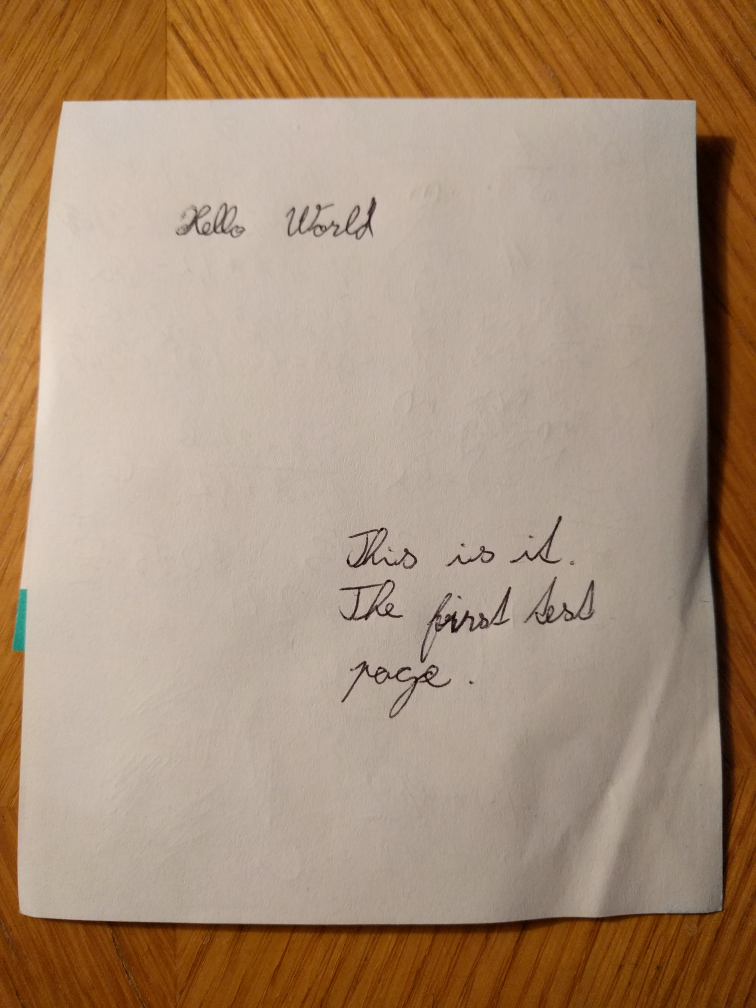
#> input picture data/pages/page01.jpg, 3024 x 4032 px, given in place of page09.jpg, which was not available (shown at 1/4 size)
$ jupyter execute --allow-errors word_detection.ipynb   (shell and % lines are left out)   (older library calls are emulated)   (text cells are left out)
#> lines starting #> are read from the running program, lines starting #| are printed output that depends on the picture; after the words box and inside, x2 and y2 are one past the last pixel; in counts of white or black regions, pixels touching at a corner belong together; pictures that were not available may be replaced by others from this repository, and a replacement may not be noted
[cell 1]
import sys
import numpy as np
import pandas as pd
import matplotlib.pyplot as plt
import cv2

sys.path.append('../src')
from ocr.helpers import implt, resize, ratio
from ocr import page

plt.rcParams['figure.figsize'] = (15.0, 10.0)

[cell 2]
IMG = "page09"    # Image name/number

[cell 3]
# Loading image (converting to RGB)
image = cv2.cvtColor(cv2.imread("../data/pages/%s.jpg" % IMG), cv2.COLOR_BGR2RGB)
#> (the rest of this cell did not finish here and is left out)

[cell 4]
def sobel(channel):
    """ The Sobel Operator"""
    sobelX = cv2.Sobel(channel, cv2.CV_16S, 1, 0)
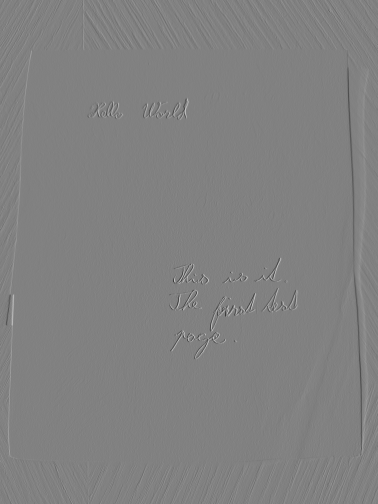
#> sobelX: shape (4032, 3024) int16 (shown at 1/8 size); min -273, max 265, mean -0.1; drawn with min black and max white
    sobelY = cv2.Sobel(channel, cv2.CV_16S, 0, 1)
    # Combine x, y gradient magnitudes sqrt(x^2 + y^2)
    sobel = np.hypot(sobelX, sobelY)
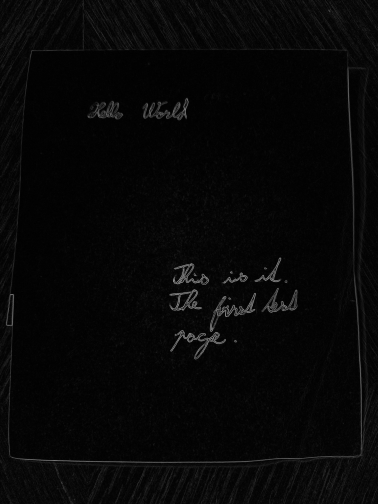
#> sobel: shape (4032, 3024) float32 (shown at 1/8 size); min 0, max 301.7, mean 8.9; drawn with min black and max white
    sobel[sobel > 255] = 255
    return np.uint8(sobel)


def edge_detect(im):
    """
    Edge detection
    The Sobel operator is applied for each image layer (RGB)
    """
    return np.max(np.array([sobel(im[:,:, 0]), sobel(im[:,:, 1]), sobel(im[:,:, 2]) ]), axis=0)
#> in sobel (call 2), `sobelX = cv2.Sobel(channel, cv2.CV_16S, 1, 0)`:
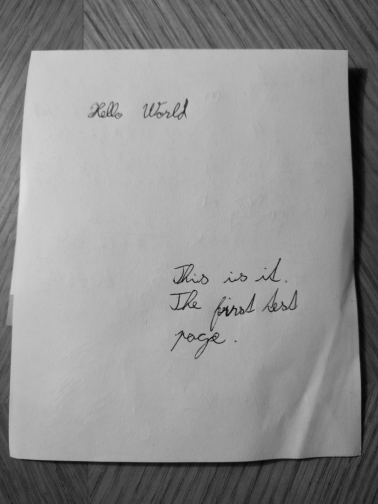
#> channel: shape (4032, 3024) (shown at 1/8 size); min 1, max 222, mean 143.4
#> in sobel (call 3), `sobelX = cv2.Sobel(channel, cv2.CV_16S, 1, 0)`:
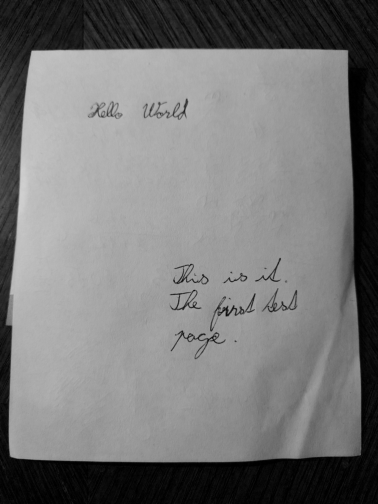
#> channel: shape (4032, 3024) (shown at 1/8 size); min 0, max 209, mean 119

# Image pre-processing - blur, edges, threshold, closing
blurred = cv2.GaussianBlur(image, (5, 5), 18)
edges = edge_detect(blurred)
ret, edges = cv2.threshold(edges, 50, 255, cv2.THRESH_BINARY)
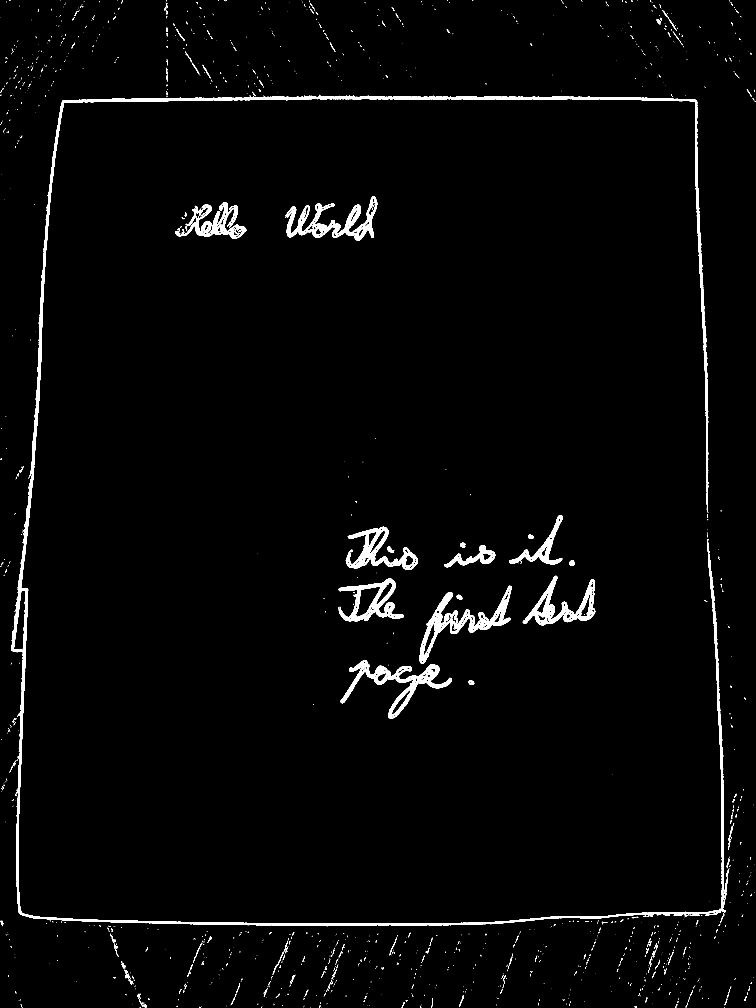
#> edges: shape (4032, 3024) (shown at 1/4 size); 2% white; 1449 white regions (1184 under 20 px), largest, box (x1, y1, x2, y2) and area: (45, 379, 2901, 3705) 109367, (1678, 2343, 2048, 2655) 18655, (1362, 2641, 1808, 2875) 17977
bw_image = cv2.morphologyEx(edges, cv2.MORPH_CLOSE, np.ones((20,20), np.uint8))
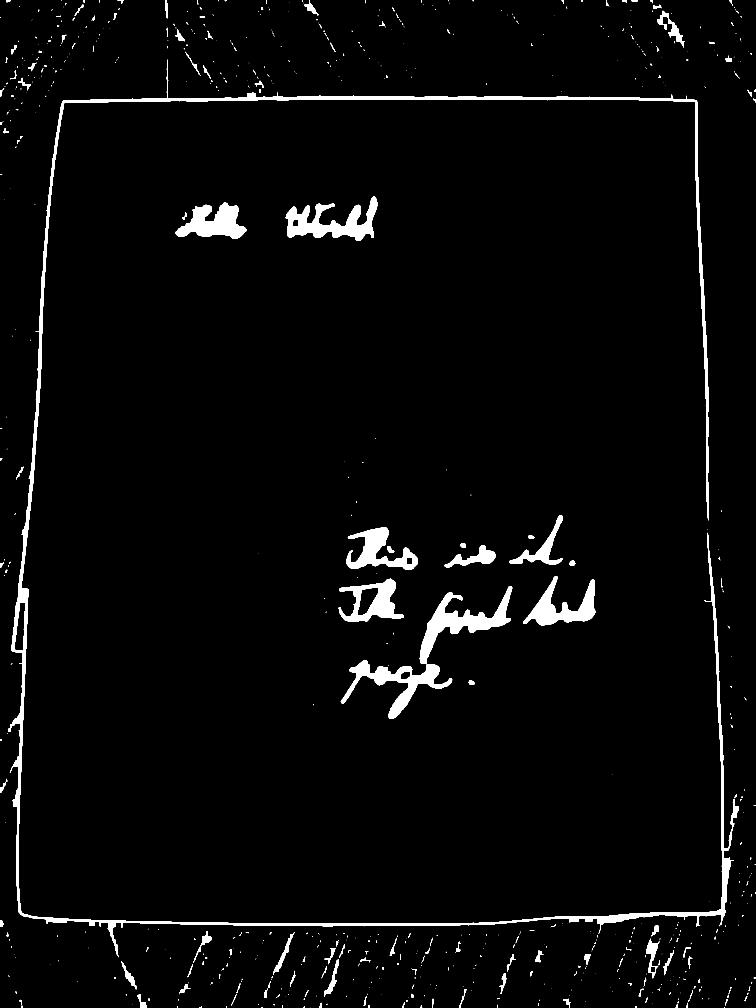
#> bw_image: shape (4032, 3024) (shown at 1/4 size); 2.9% white; 773 white regions (546 under 20 px), largest, box (x1, y1, x2, y2) and area: (33, 239, 2956, 3818) 135916, (1679, 2344, 2049, 2656) 29767, (1142, 786, 1510, 963) 27866

implt(edges, 'gray', 'Sobel operator')
#> (this line was passed over: ocr is not available in this run)
implt(bw_image, 'gray', 'Final closing')
#> (this line was passed over: ocr is not available in this run)

$ run again, on data/pages/page05.jpg
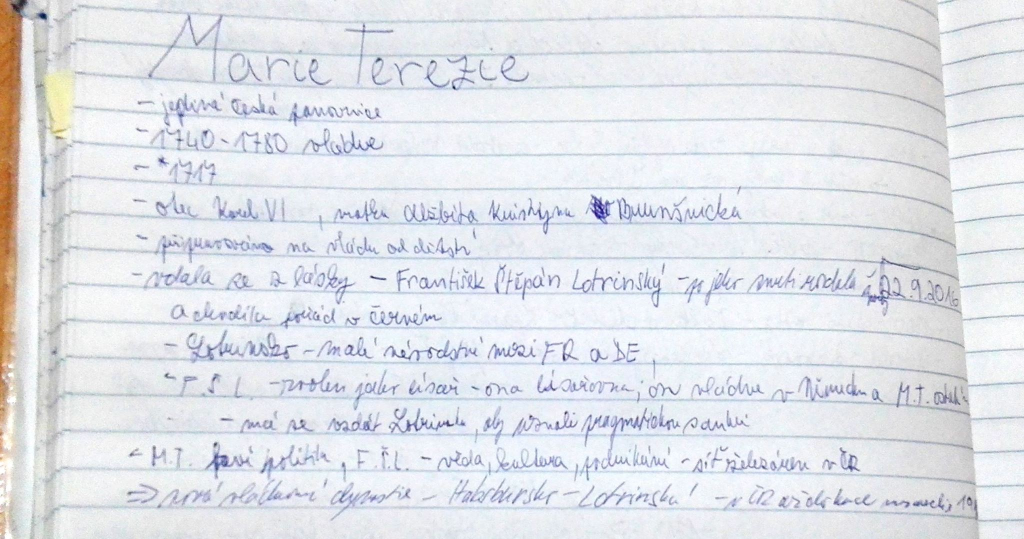
#> input picture data/pages/page05.jpg, 2048 x 1078 px, given in place of page09.jpg, which was not available (shown at 1/2 size)
#> `ret, edges = cv2.threshold(edges, 50, 255, cv2.THRESH_BINARY)`:
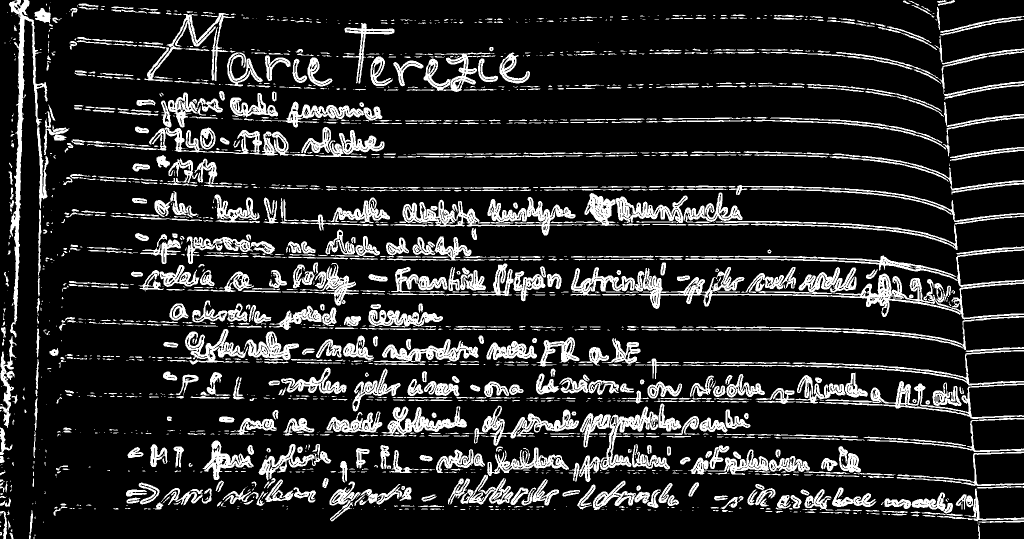
#> edges: shape (1078, 2048) (shown at 1/2 size); 15.7% white; 1879 white regions (893 under 20 px), largest, box (x1, y1, x2, y2) and area: (1270, 534, 2048, 639) 11815, (18, 0, 97, 675) 9107, (798, 394, 1166, 471) 8169
#> `bw_image = cv2.morphologyEx(edges, cv2.MORPH_CLOSE, np.ones((20,20), n..`:
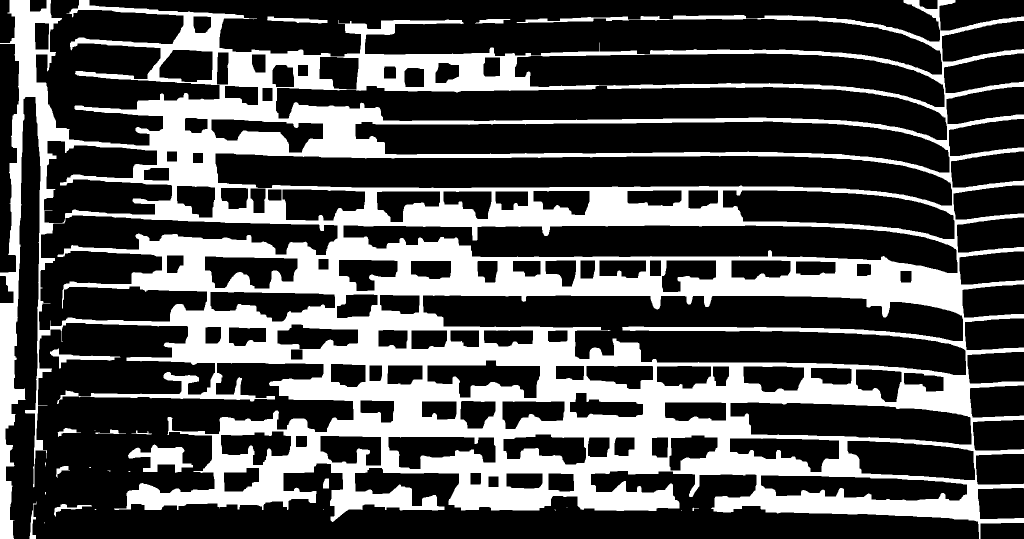
#> bw_image: shape (1078, 2048) (shown at 1/2 size); 31% white; 25 white regions (12 under 20 px), largest, box (x1, y1, x2, y2) and area: (0, 0, 2048, 1078) 676434, (256, 889, 386, 946) 3488, (100, 697, 241, 737) 1317

$ run again, on data/pages/page06.jpg
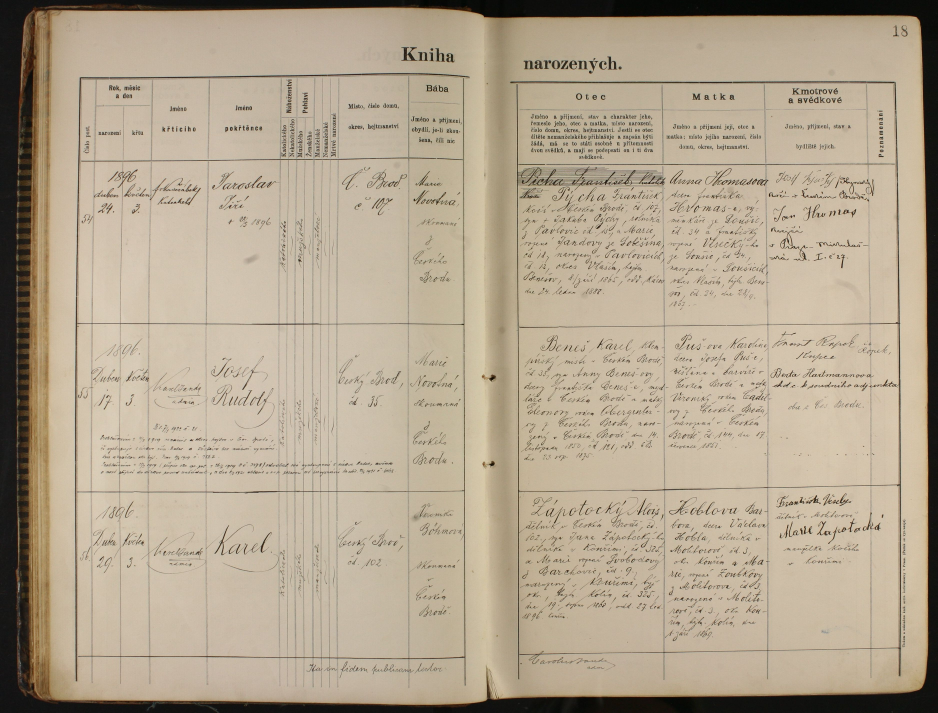
#> input picture data/pages/page06.jpg, 3750 x 2850 px, given in place of page09.jpg, which was not available (shown at 1/4 size)
#> `ret, edges = cv2.threshold(edges, 50, 255, cv2.THRESH_BINARY)`:
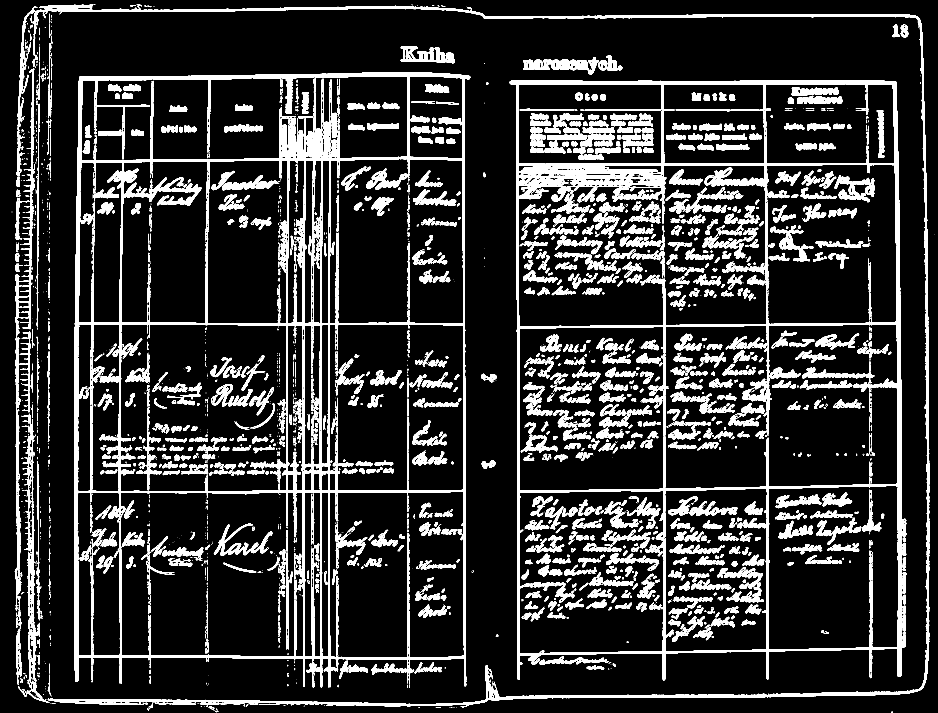
#> edges: shape (2850, 3750) (shown at 1/4 size); 12.8% white; 4853 white regions (2629 under 20 px), largest, box (x1, y1, x2, y2) and area: (297, 289, 1881, 2750) 230773, (2039, 322, 3607, 2722) 167083, (66, 23, 3717, 2829) 96532
#> `bw_image = cv2.morphologyEx(edges, cv2.MORPH_CLOSE, np.ones((20,20), n..`:
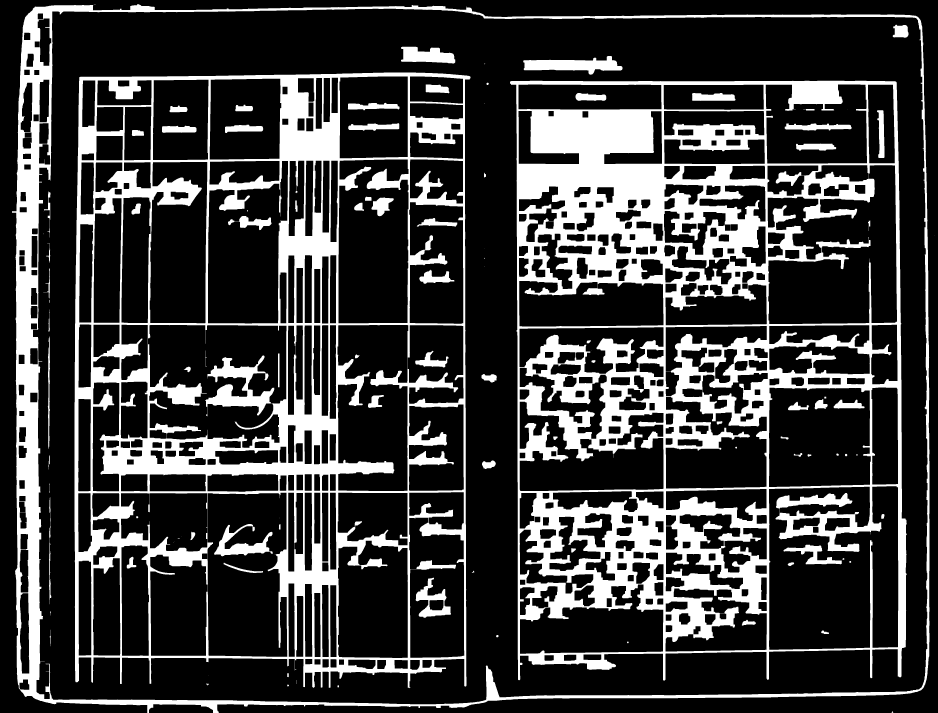
#> bw_image: shape (2850, 3750) (shown at 1/4 size); 23.4% white; 109 white regions (22 under 20 px), largest, box (x1, y1, x2, y2) and area: (2040, 323, 3627, 2723) 1220783, (298, 290, 1882, 2753) 826055, (48, 17, 3718, 2850) 314690
